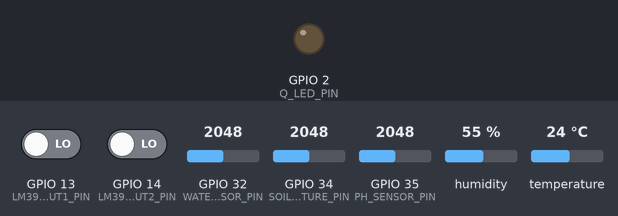
A sketch run on a simulated ESP32. Parts: output pins drawn as LEDs (lit = HIGH). Inputs (shaded band) come from the test bench; at power-on: GPIO 13 (LM393_OUT1_PIN) LOW, GPIO 14 (LM393_OUT2_PIN) LOW, GPIO 32 (WATER_SENSOR_PIN) = 2048, GPIO 34 (SOIL_MOISTURE_PIN) = 2048, GPIO 35 (PH_SENSOR_PIN) = 2048, humidity 55 %, temperature 24 °C. WiFi joins after 1.5 s; servers stay silent unless stated; uploads are accepted with an empty reply; what the sketch prints to the serial monitor is not drawn.

Above: at 31.2 s.
At 60.13 s:
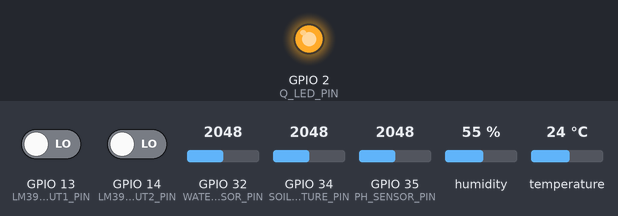
Timing chart, 0 to 80.5 s (numbered marks = the images above):
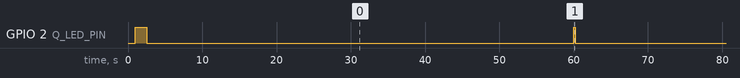

Measured:
- by itself, GPIO 2 (Q_LED_PIN): alternates HIGH for 0.20 s and LOW for 58.7 s

The sketch:

main.ino
```cpp
#include <WiFi.h>
#include <HTTPClient.h>
#include <DHT.h>
#include "config.h"

// Initialize DHT sensor
DHT dht(DHT_PIN, DHT_TYPE);

unsigned long lastReadTime = 0;

void setup() {
  Serial.begin(115200);
  delay(1000);

  // Initialize sensors and pins
  dht.begin();
  pinMode(Q_LED_PIN, OUTPUT);
  pinMode(LM393_OUT1_PIN, INPUT);
  pinMode(LM393_OUT2_PIN, INPUT);

  // Connect to WiFi
  connectWiFi();
}

void loop() {
  if (millis() - lastReadTime > READ_INTERVAL) {
    lastReadTime = millis();

    // Ensure WiFi is connected
    if(WiFi.status() != WL_CONNECTED) {
      connectWiFi();
    }

    // Read Sensors
    float temperature = dht.readTemperature();
    float humidity = dht.readHumidity();
    int soilMoistureRaw = analogRead(SOIL_MOISTURE_PIN);
    int phRaw = analogRead(PH_SENSOR_PIN);
    int waterLevelRaw = analogRead(WATER_SENSOR_PIN);

    int lm393_1 = digitalRead(LM393_OUT1_PIN);
    int lm393_2 = digitalRead(LM393_OUT2_PIN);

    // TODO: Implement actual NPK reading logic (e.g. via Modbus RS485 using SoftwareSerial)
    int n = 0;
    int p = 0;
    int k = 0;

    // Convert raw analog readings to percentage / meaningful values
    // Assuming 4095 is dry, 0 is wet for standard ESP32 12-bit ADC
    float soilMoisturePercent = map(soilMoistureRaw, 4095, 0, 0, 100);

    // Build JSON Payload
    String payload = "{";
    payload += "\"temperature\":" + String(temperature) + ",";
    payload += "\"humidity\":" + String(humidity) + ",";
    payload += "\"soilMoisture\":" + String(soilMoisturePercent) + ",";
    payload += "\"phRaw\":" + String(phRaw) + ",";
    payload += "\"waterLevelRaw\":" + String(waterLevelRaw) + ",";
    payload += "\"n\":" + String(n) + ",";
    payload += "\"p\":" + String(p) + ",";
    payload += "\"k\":" + String(k);
    payload += "}";

    Serial.println("Sending data: " + payload);

    // Send to server
    sendData(payload);
  }
}

void connectWiFi() {
  Serial.print("Connecting to WiFi: ");
  Serial.println(WIFI_SSID);

  WiFi.begin(WIFI_SSID, WIFI_PASSWORD);

  // Turn LED on while connecting
  digitalWrite(Q_LED_PIN, HIGH);

  while (WiFi.status() != WL_CONNECTED) {
    delay(500);
    Serial.print(".");
  }

  Serial.println("\nWiFi connected.");
  Serial.print("IP Address: ");
  Serial.println(WiFi.localIP());

  // Turn LED off when connected
  digitalWrite(Q_LED_PIN, LOW);
}

void sendData(String payload) {
  if (WiFi.status() == WL_CONNECTED) {
    HTTPClient http;
    http.begin(SERVER_URL);
    http.addHeader("Content-Type", "application/json");

    // Blink LED to indicate transmission
    digitalWrite(Q_LED_PIN, HIGH);

    int httpResponseCode = http.POST(payload);

    if (httpResponseCode > 0) {
      String response = http.getString();
      Serial.print("HTTP Response code: ");
      Serial.println(httpResponseCode);
      Serial.println(response);
    } else {
      Serial.print("Error on sending POST: ");
      Serial.println(httpResponseCode);
    }

    digitalWrite(Q_LED_PIN, LOW);
    http.end();
  } else {
    Serial.println("Error in WiFi connection");
  }
}
```

config.h
```cpp
#ifndef CONFIG_H
#define CONFIG_H

// WiFi Configuration
const char* WIFI_SSID = "YOUR_WIFI_SSID";
const char* WIFI_PASSWORD = "YOUR_WIFI_PASSWORD";

// Server Configuration
const char* SERVER_URL = "http://YOUR_SERVER_IP:5005/api/hardware/telemetry";

// Sensor Pin Definitions
#define DHT_PIN 4
#define DHT_TYPE DHT11 // or DHT22
#define SOIL_MOISTURE_PIN 34 // Analog pin
#define PH_SENSOR_PIN 35 // Analog pin
#define WATER_SENSOR_PIN 32 // Analog pin

// NPK Sensor (typically communicates via RS485/Modbus, using SoftwareSerial or HardwareSerial)
#define NPK_RX_PIN 16
#define NPK_TX_PIN 17

// LM393 Dual Comparator (usually gives digital output based on a threshold)
#define LM393_OUT1_PIN 13
#define LM393_OUT2_PIN 14

// Q-LED (Indicator LED)
#define Q_LED_PIN 2

// Data collection interval (in milliseconds)
#define READ_INTERVAL 60000 // 60 seconds

#endif // CONFIG_H
```
